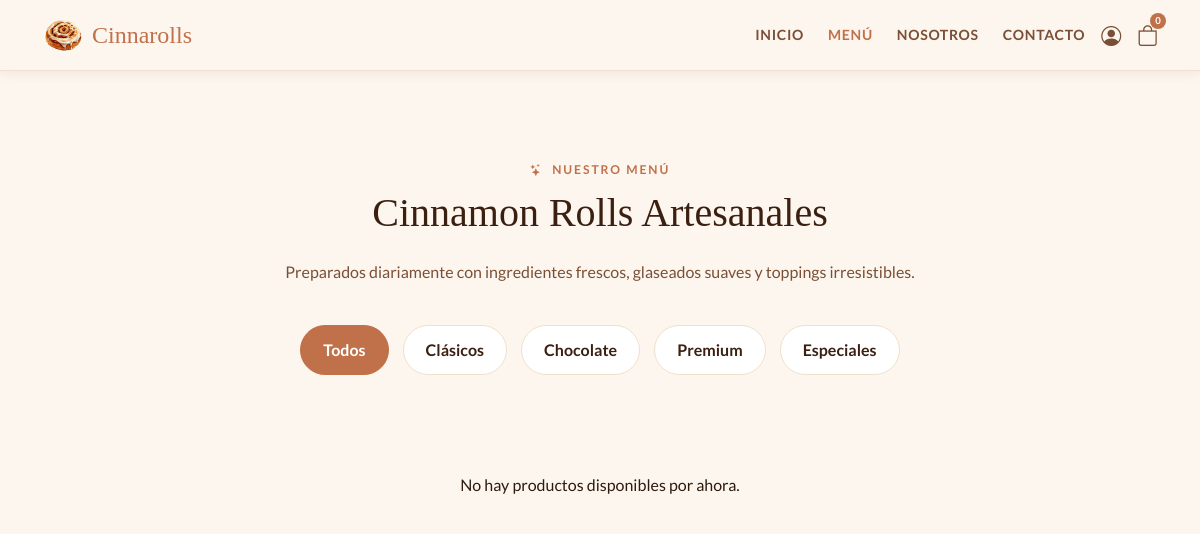
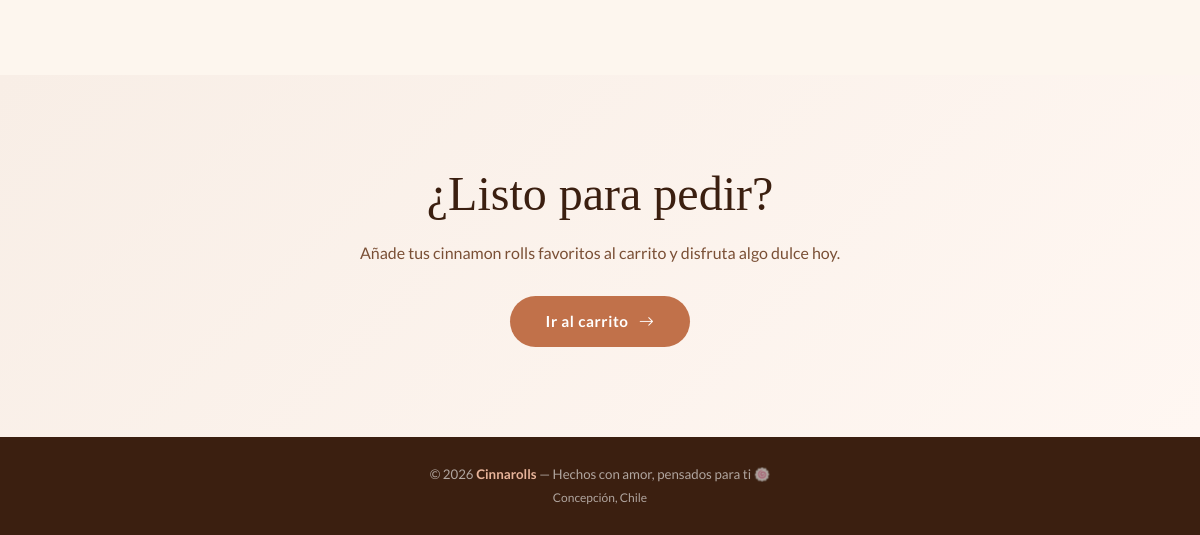
The page /menu/ on the database as committed earlier (2 pictures, top to bottom).
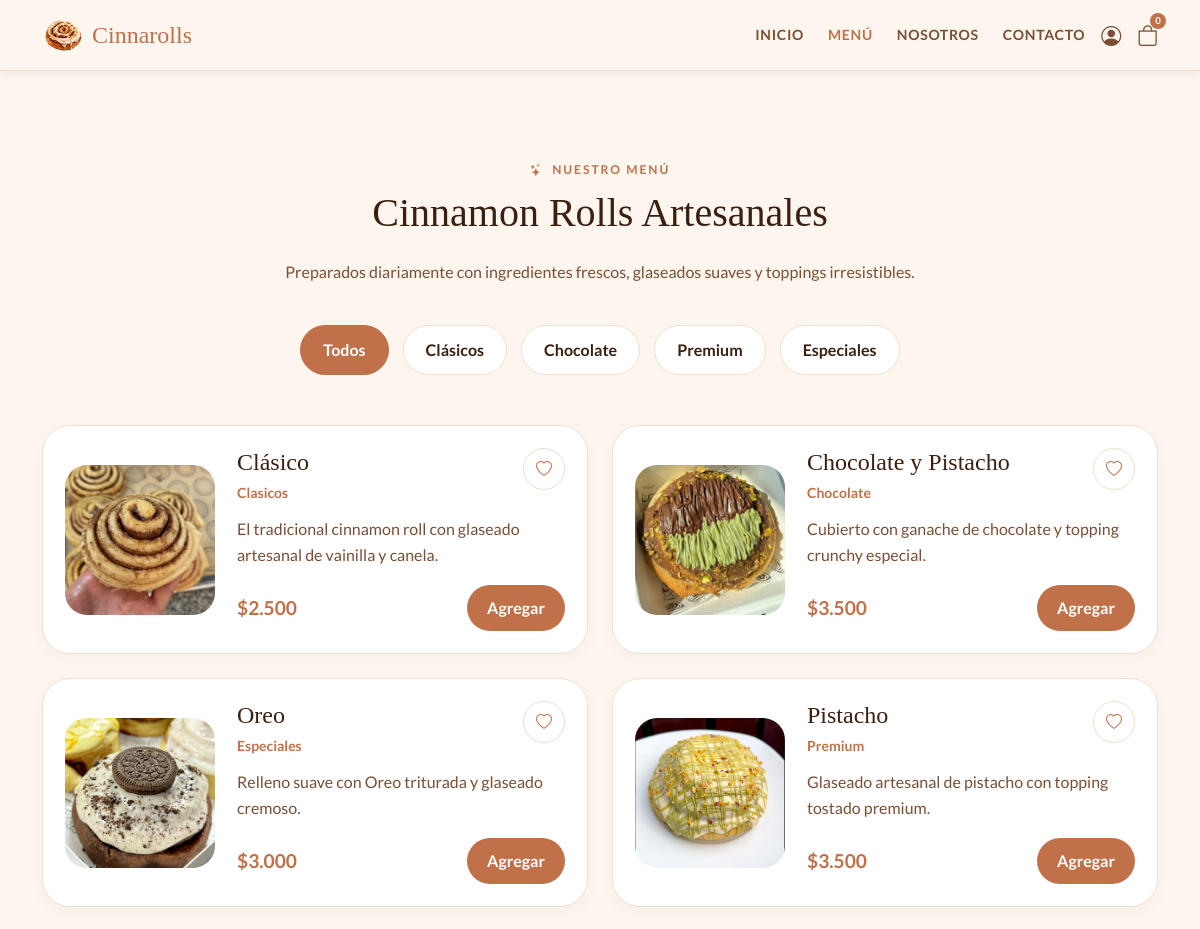
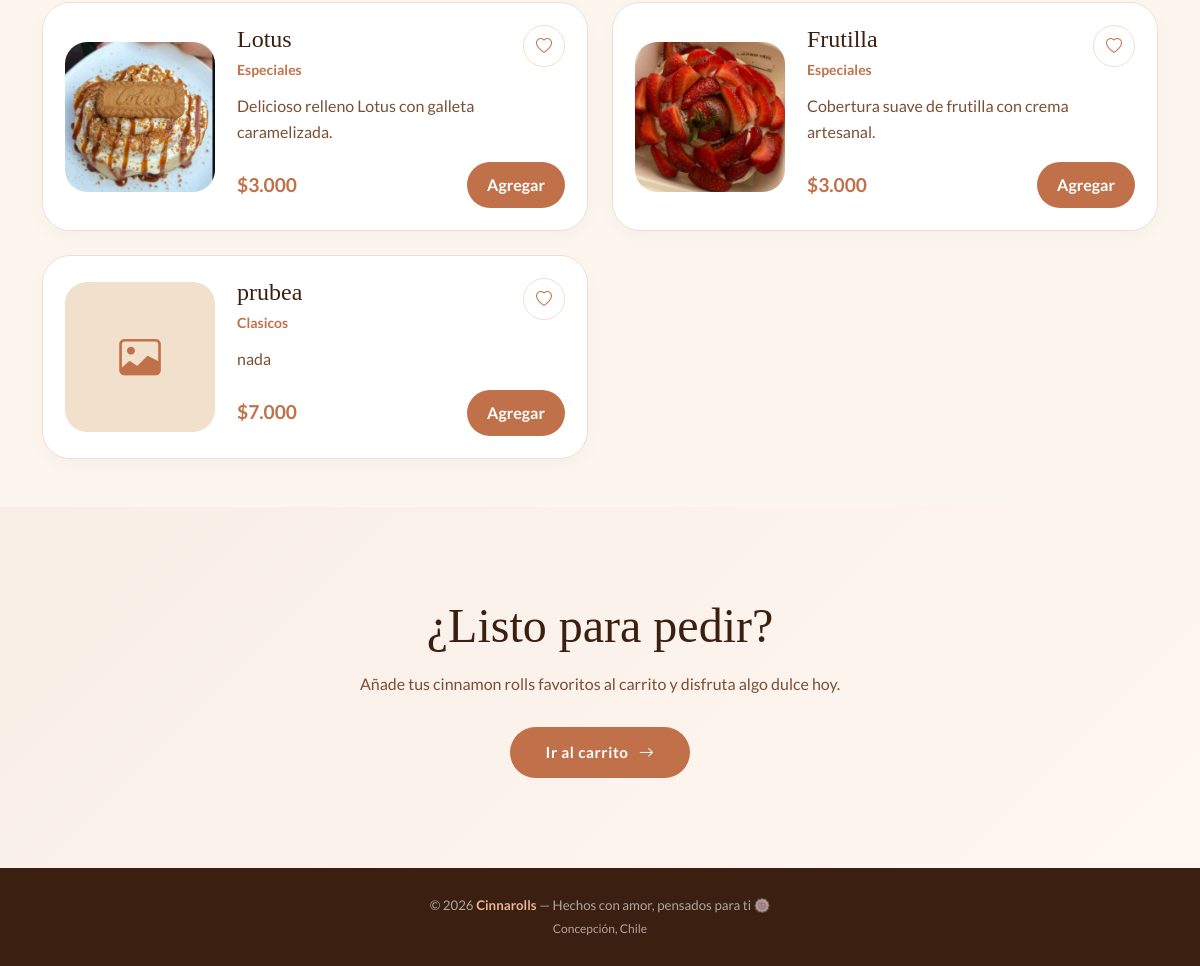
The same page on the database as committed later (2 pictures, top to bottom).
### appcanela/models.py (models this page shows, shortened)
class Producto(models.Model):
    nombre = models.CharField(max_length=100)
    categoria = models.CharField(max_length=50)
    precio = models.IntegerField()
    descripcion = models.TextField(blank=True, default="")
    imagen = models.ImageField(upload_to="productos/", blank=True, null=True)
    disponible = models.BooleanField(default=True)
    def precio_clp(self):
        return f"{self.precio:,}".replace(",", ".")

### appcanela/views.py (the view)
# urls.py: path('menu/', views.menu, name='menu'),
def menu(request):
    productos = Producto.objects.filter(disponible=True)
    return render(request, 'appcanela/menu.html', {'productos': productos})

### appcanela/templates/appcanela/menu.html (shortened to what this page needs)
{% load static %}
<!DOCTYPE html>
<html lang="es">
<head>
    <link href="https://cdn.jsdelivr.net/npm/bootstrap@5.3.8/dist/css/bootstrap.min.css" rel="stylesheet">
    <link href="https://cdn.jsdelivr.net/npm/bootstrap-icons@1.11.3/font/bootstrap-icons.min.css" rel="stylesheet" />
    <link rel="stylesheet" href="{% static 'appcanela/css/mystyle.css' %}">
</head>
<body>
    <nav>
        <div class="container d-flex align-items-center">
            <a class="nav-brand" href="{% url 'index' %}">
                <img src="{% static 'appcanela/img/logo.png' %}" alt="Logo" style="width:42px;height:42px;object-fit:contain">
                Cinnarolls
            </a>
            <div class="nav-links ms-auto d-none d-md-flex align-items-center">
                <a href="{% url 'index' %}">Inicio</a>
                <a href="{% url 'menu' %}" class="active">Menú</a>
                <a href="{% url 'nosotros' %}">Nosotros</a>
                <a href="{% url 'nosotros' %}#contacto">Contacto</a>
            </div>
            {% if user.is_authenticated %}
            <div class="dropdown ms-3">
                <a class="nav-login text-decoration-none dropdown-toggle d-flex align-items-center gap-2"
                   href="#" role="button" data-bs-toggle="dropdown" aria-expanded="false"
                   style="color:var(--cinnamon); font-weight:700;">
                   <span>{{ user.username }}</span>
                   <i class="bi bi-person-circle fs-4"></i>
                </a>
                <ul class="dropdown-menu dropdown-menu-end shadow-sm border-0 mt-2"
                    style="border-radius:12px; padding:8px 0; min-width:200px;">
                    {% if user.is_staff %}
                        <li><a class="dropdown-item py-2" href="{% url 'panel_admin' %}"><i class="bi bi-shield-lock me-2"></i>Panel Admin</a></li>
                    {% else %}
                        <li><a class="dropdown-item py-2" href="{% url 'perfil' %}"><i class="bi bi-person me-2"></i>Mi Perfil</a></li>
                        <li><a class="dropdown-item" href="{% url 'mis_pedidos' %}">Mis pedidos</a></li>
                    {% endif %}
                    <li><hr class="dropdown-divider"></li>
                    <li>
                        <form method="post" action="{% url 'logout' %}">
                            {% csrf_token %}
                            <button type="submit" class="dropdown-item py-2 text-danger"><i class="bi bi-box-arrow-right me-2"></i>Cerrar sesión</button>
                        </form>
                    </li>
                </ul>
            </div>
            {% else %}
            <a href="{% url 'login' %}" class="nav-login ms-3 d-flex align-items-center gap-2" title="Iniciar sesión">
                <i class="bi bi-person-circle fs-5" style="color:var(--text-mid)"></i>
            </a>
            {% endif %}
            <a class="nav-cart ms-3" href="{% url 'carrito' %}">
                <i class="bi bi-bag"></i>
                <span id="cart-badge-count">0</span>
            </a>
        </div>
    </nav>
    <section class="menu-header">
        <div class="container text-center">
            <p class="section-label"><i class="bi bi-stars me-1"></i> Nuestro menú</p>
            <h1 class="section-title">Cinnamon Rolls Artesanales</h1>
            <p class="menu-subtitle">Preparados diariamente con ingredientes frescos, glaseados suaves y toppings irresistibles.</p>
        </div>
    </section>
    <section class="menu-filters">
        <div class="container">
            <div class="filters-wrapper">
                <button class="filter-btn active" data-filter="todos">Todos</button>
                <button class="filter-btn" data-filter="clasicos">Clásicos</button>
                <button class="filter-btn" data-filter="chocolate">Chocolate</button>
                <button class="filter-btn" data-filter="premium">Premium</button>
                <button class="filter-btn" data-filter="especiales">Especiales</button>
            </div>
        </div>
    </section>
    <section class="menu-section pb-5">
        <div class="container">
            <div class="row g-4">
                {% for producto in productos %}
                <div class="col-xl-6 menu-item" data-category="{{ producto.categoria }}">
                    <div class="menu-card-item">
                        <div class="menu-image-wrap">
                            {% if producto.imagen %}
                            <img src="{{ producto.imagen.url }}" alt="{{ producto.nombre }}">
                            {% else %}
                            <div class="menu-image-placeholder"><i class="bi bi-image"></i></div>
                            {% endif %}
                        </div>
                        <div class="menu-card-content">
                            <div class="menu-top-row">
                                <div><h5>{{ producto.nombre }}</h5><small>{{ producto.categoria|capfirst }}</small></div>
                                <button class="favorite-btn"><i class="bi bi-heart"></i></button>
                            </div>
                            <p>{{ producto.descripcion }}</p>
                            <div class="menu-card-bottom">
                                <span>${{ producto.precio_clp }}</span>
                                <button class="btn-cinnamon-small" data-name="{{ producto.nombre }}" data-price="{{ producto.precio }}">Agregar</button>
                            </div>
                        </div>
                    </div>
                </div>
                {% empty %}
                <div class="col-12 text-center py-5">
                    <p>No hay productos disponibles por ahora.</p>
                </div>
                {% endfor %}
            </div>
        </div>
    </section>
    <section class="menu-cta">
        <div class="container text-center">
            <h2>¿Listo para pedir?</h2>
            <p>Añade tus cinnamon rolls favoritos al carrito y disfruta algo dulce hoy.</p>
            <a href="{% url 'carrito' %}" class="btn-cinnamon">Ir al carrito <i class="bi bi-arrow-right"></i></a>
        </div>
    </section>
    <footer>
        <p class="mb-1">© 2026 <strong>Cinnarolls</strong> — Hechos con amor, pensados para ti 🍥</p>
        <p class="mb-0" style="font-size:.75rem">Concepción, Chile</p>
    </footer>
</body>
</html>

### appcanela/static/appcanela/css/mystyle.css (style rules this page uses)
:root { --cream: #fdf6ee; --warm-tan: #f0e0cc; --cinnamon: #c1714a; --dark-cin: #a05535; --espresso: #3b1f10; --soft-rose: #e8b49a; --text-dark: #2e1a0e; --text-mid: #7a4f35; }
* { box-sizing: border-box; }
body { font-family: 'Lato', sans-serif; background-color: var(--cream); color: var(--text-dark); margin: 0; }
nav { background: var(--cream); border-bottom: 1px solid var(--warm-tan); padding: 14px 0; position: sticky; top: 0; z-index: 100; box-shadow: 0 2px 12px rgba(59,31,16,.07); }
.nav-brand { font-family: 'Playfair Display', serif; font-size: 1.5rem; color: var(--cinnamon); text-decoration: none; display: flex; align-items: center; gap: 8px; }
.nav-links a { font-size: .88rem; font-weight: 700; letter-spacing: .05em; text-transform: uppercase; color: var(--text-mid); text-decoration: none; margin-left: 24px; transition: color .2s; }
.nav-links a:hover, .nav-links a.active { color: var(--cinnamon); }
.nav-cart { position: relative; color: var(--text-mid); font-size: 1.3rem; margin-left: 20px; }
.nav-cart span { position: absolute; top: -6px; right: -8px; background: var(--cinnamon); color: #fff; font-size: .6rem; width: 16px; height: 16px; border-radius: 50%; display: flex; align-items: center; justify-content: center; font-weight: 700; }
.btn-cinnamon { background: var(--cinnamon); color: #fff; border: none; border-radius: 50px; padding: 14px 36px; font-size: .95rem; font-weight: 700; letter-spacing: .04em; transition: background .2s, transform .2s, box-shadow .2s; text-decoration: none; display: inline-flex; align-items: center; gap: 10px; cursor: pointer; }
.btn-cinnamon-small { border: none; background: var(--cinnamon); color: white; padding: 11px 20px; border-radius: 999px; font-weight: 700; transition: .3s; }
.section-label { font-size: .76rem; font-weight: 700; letter-spacing: .16em; text-transform: uppercase; color: var(--cinnamon); margin-bottom: 10px; }
.section-title { font-family: 'Playfair Display', serif; font-size: clamp(1.6rem, 3.5vw, 2.5rem); color: var(--espresso); line-height: 1.22; margin-bottom: 20px; }
.menu-header { padding: 90px 0 40px; }
.menu-subtitle { max-width: 650px; margin: auto; color: var(--text-mid); line-height: 1.7; font-size: 1rem; }
.menu-filters { margin-bottom: 50px; }
.filters-wrapper { display: flex; justify-content: center; align-items: center; gap: 14px; flex-wrap: wrap; }
.filter-btn { border: 1px solid var(--warm-tan); background: white; color: var(--espresso); padding: 12px 22px; border-radius: 999px; font-weight: 600; transition: .3s; }
.filter-btn.active { background: var(--cinnamon); color: white; border-color: var(--cinnamon); }
.menu-card-item { background: white; border-radius: 28px; padding: 22px; display: flex; align-items: center; gap: 22px; border: 1px solid #f0dfd0; transition: .35s; height: 100%; box-shadow: 0 6px 18px rgba(0,0,0,.03); }
.menu-image-wrap { flex-shrink: 0; }
.menu-image-wrap img { width: 150px; height: 150px; object-fit: cover; border-radius: 22px; }
.menu-card-content { flex: 1; }
.menu-top-row { display: flex; justify-content: space-between; align-items: flex-start; gap: 16px; margin-bottom: 12px; }
.menu-top-row h5 { font-family: 'Playfair Display', serif; color: var(--espresso); margin-bottom: 3px; font-size: 1.5rem; }
.menu-top-row small { color: var(--cinnamon); font-weight: 700; }
.favorite-btn { width: 42px; height: 42px; border-radius: 50%; border: 1px solid var(--warm-tan); background: white; color: var(--cinnamon); transition: .3s; }
.menu-card-content p { color: var(--text-mid); line-height: 1.6; margin-bottom: 18px; }
.menu-card-bottom { display: flex; align-items: center; justify-content: space-between; }
.menu-card-bottom span { color: var(--cinnamon); font-size: 1.2rem; font-weight: 700; }
.menu-cta { padding: 90px 0; background: linear-gradient(135deg, #f8eee6 0%, #fff7f2 100%); }
.menu-cta h2 { font-family: 'Playfair Display', serif; color: var(--espresso); margin-bottom: 16px; font-size: clamp(2rem, 4vw, 3rem); }
.menu-cta p { color: var(--text-mid); max-width: 620px; margin: auto auto 30px; line-height: 1.7; }
footer { background: var(--espresso); color: rgba(255,255,255,.6); text-align: center; padding: 28px 16px; font-size: .83rem; }
footer strong { color: var(--soft-rose); }
html { scroll-behavior: smooth; }

### appcanela/templates/appcanela/menu.html (style rules this page uses)
.menu-image-placeholder { width: 150px; height: 150px; border-radius: 22px; background: var(--warm-tan); display: flex; align-items: center; justify-content: center; color: var(--cinnamon); font-size: 2.6rem; }

Rows that differ between the two databases and show on the page:
added Producto: imagen (picture), nombre "Clásico", categoria "Clasicos", descripcion "El tradicional cinnamon roll con glaseado artesanal de vainilla y canela.", precio_clp "2.500"
added Producto: imagen (picture), nombre "Chocolate y Pistacho", categoria "Chocolate", descripcion "Cubierto con ganache de chocolate y topping crunchy especial.", precio_clp "3.500"
added Producto: imagen (picture), nombre "Oreo", categoria "Especiales", descripcion "Relleno suave con Oreo triturada y glaseado cremoso.", precio_clp "3.000"
added Producto: imagen (picture), nombre "Pistacho", categoria "Premium", descripcion "Glaseado artesanal de pistacho con topping tostado premium.", precio_clp "3.500"
added Producto: imagen (picture), nombre "Lotus", categoria "Especiales", descripcion "Delicioso relleno Lotus con galleta caramelizada.", precio_clp "3.000"
added Producto: imagen (picture), nombre "Frutilla", categoria "Especiales", descripcion "Cobertura suave de frutilla con crema artesanal.", precio_clp "3.000"
added Producto: nombre "prubea", categoria "Clasicos", descripcion "nada", precio_clp "7.000"
Other text that changed with them:
text no longer shown: "No hay productos disponibles por ahora."
